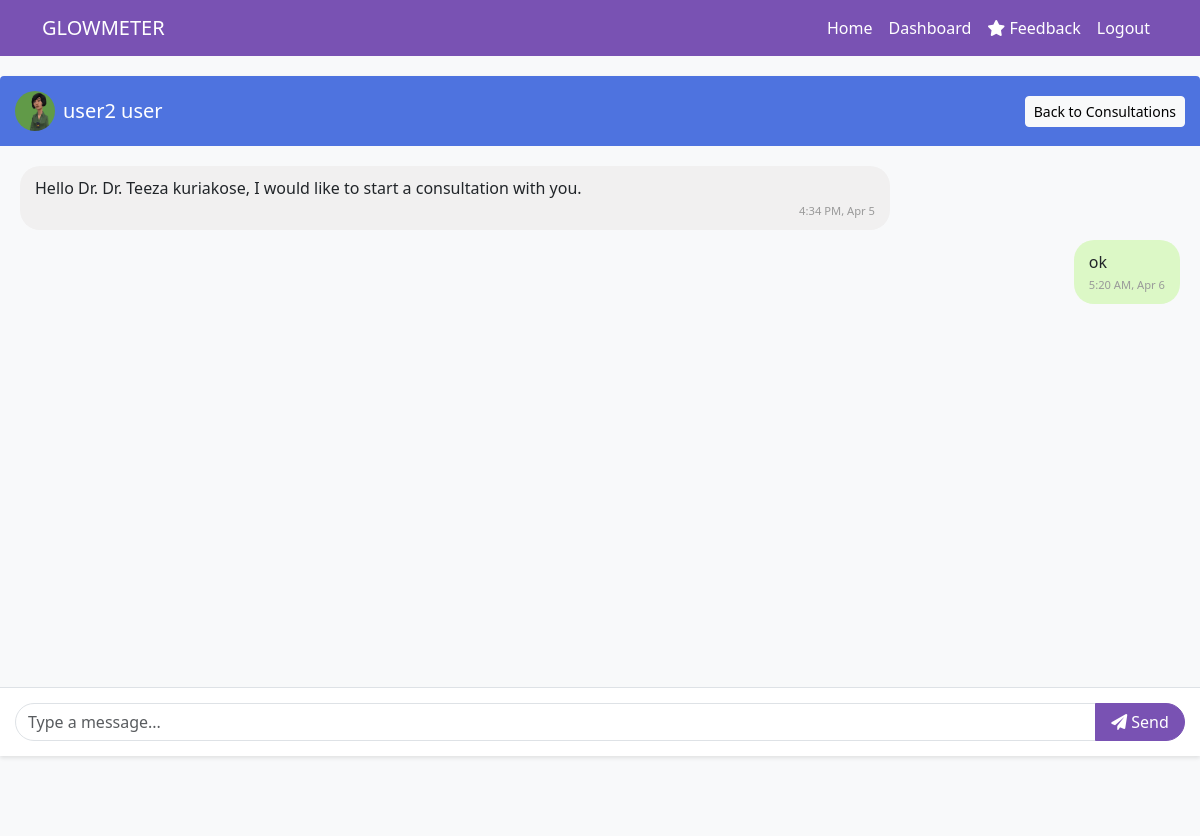
Before: /consultation/3/ (signed in) with the older database file.
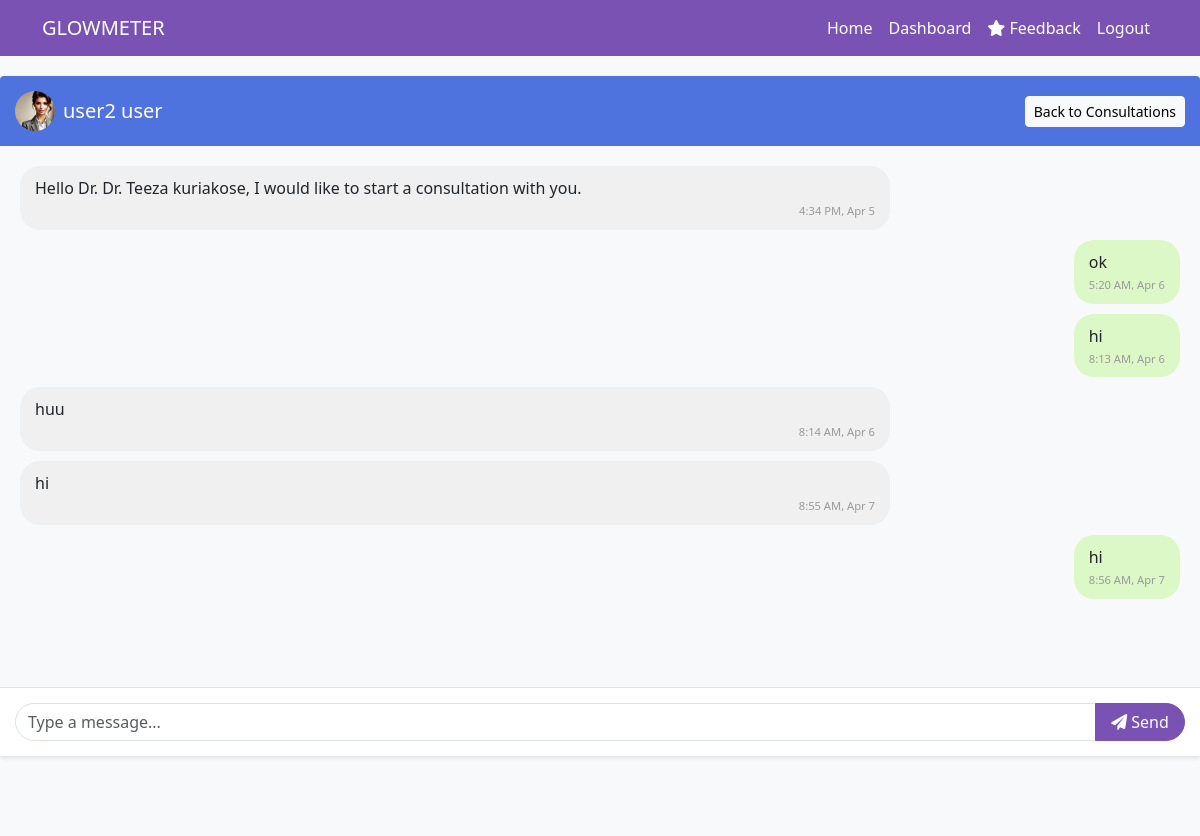
After: the same page with the newer database file.
### glowmeter_app/models.py (models this page shows, shortened)
class Consultation(models.Model):
    user = models.ForeignKey(User, on_delete=models.CASCADE, related_name='user_consultations')
    doctor = models.ForeignKey(Doctor, on_delete=models.CASCADE, related_name='doctor_consultations')
    started_at = models.DateTimeField(auto_now_add=True)
    is_active = models.BooleanField(default=True)

class RegularUser(models.Model):
    user = models.OneToOneField(User, on_delete=models.CASCADE, related_name='user_profile')
    full_name = models.CharField(max_length=100)
    profile_picture = models.ImageField(upload_to='profiles/', null=True, blank=True)

class Message(models.Model):
    consultation = models.ForeignKey(Consultation, on_delete=models.CASCADE, related_name='messages')
    sender = models.ForeignKey(User, on_delete=models.CASCADE, related_name='sent_messages')
    content = models.TextField()
    timestamp = models.DateTimeField(auto_now_add=True)
    is_read = models.BooleanField(default=False)
    class Meta:
        ordering = ['timestamp']

### glowmeter_app/views.py (the view, shortened to what this page needs)
# urls.py: path('consultation/<int:consultation_id>/', views.consultation_view, name='consultation'),
@login_required
def consultation_view(request, consultation_id):
    consultation = get_object_or_404(Consultation, id=consultation_id)
    user = request.user
    if user != consultation.user and (not user.is_doctor or user.doctor_profile != consultation.doctor):
        messages.error(request, "You don't have permission to view this consultation.")
        return redirect('dashboard')
    Message.objects.filter(
        consultation=consultation,
        is_read=False
    ).exclude(sender=user).update(is_read=True)
    chat_messages = Message.objects.filter(consultation=consultation).order_by('timestamp')
    context = {
        'consultation': consultation,
        'chat_messages': chat_messages,
        'is_doctor': user.is_doctor
    }
    return render(request, 'consultation.html', context)

### templates/consultation.html (shortened to what this page needs)
{% extends 'base.html' %}
{% block content %}
<div class="chat-wrapper">
    <div class="chat-card">
        <div class="chat-header d-flex justify-content-between align-items-center">
            <div class="d-flex align-items-center">
                {% if is_doctor %}
                    {% if consultation.user.user_profile.profile_picture %}
                        <img src="{{ consultation.user.user_profile.profile_picture.url }}" alt="Profile" class="rounded-circle me-2" style="width: 40px; height: 40px; object-fit: cover;">
                    {% else %}
                        <img src="https://via.placeholder.com/40" alt="Profile" class="rounded-circle me-2">
                    {% endif %}
                    <h5 class="mb-0">{{ consultation.user.user_profile.full_name }}</h5>
                {% endif %}
            </div>
            <a href="{% url 'my_consultations' %}" class="btn btn-sm btn-light">Back to Consultations</a>
        </div>
        <div class="chat-container" id="chatContainer">
            {% for message in chat_messages %}
                <div class="d-flex flex-column {% if message.sender == request.user %}align-items-end{% endif %}">
                    <div class="message {% if message.sender == request.user %}user-message{% else %}other-message{% endif %}">
                        {{ message.content }}
                        <div class="message-time">
                            {{ message.timestamp|date:"g:i A, M j" }}
                        </div>
                    </div>
                </div>
            {% endfor %}
        </div>
        <div class="chat-footer">
            <form method="post" id="messageForm">
                <div class="input-group">
                    <input type="text" name="message" class="form-control chat-input" placeholder="Type a message..." required>
                    <button type="submit" class="btn btn-primary send-button">
                        <i class="fas fa-paper-plane"></i> Send
                    </button>
                </div>
            </form>
        </div>
    </div>
</div>
{% endblock %}

Changed rows visible on the page:
changed through a linked row, Consultation "user2 user": user.user_profile.profile_picture: a different picture
added Message: content "hi", timestamp "8:13 AM, Apr 6"
added Message: content "huu", timestamp "8:14 AM, Apr 6"
added Message: content "hi", timestamp "8:55 AM, Apr 7"
added Message: content "hi", timestamp "8:56 AM, Apr 7"
